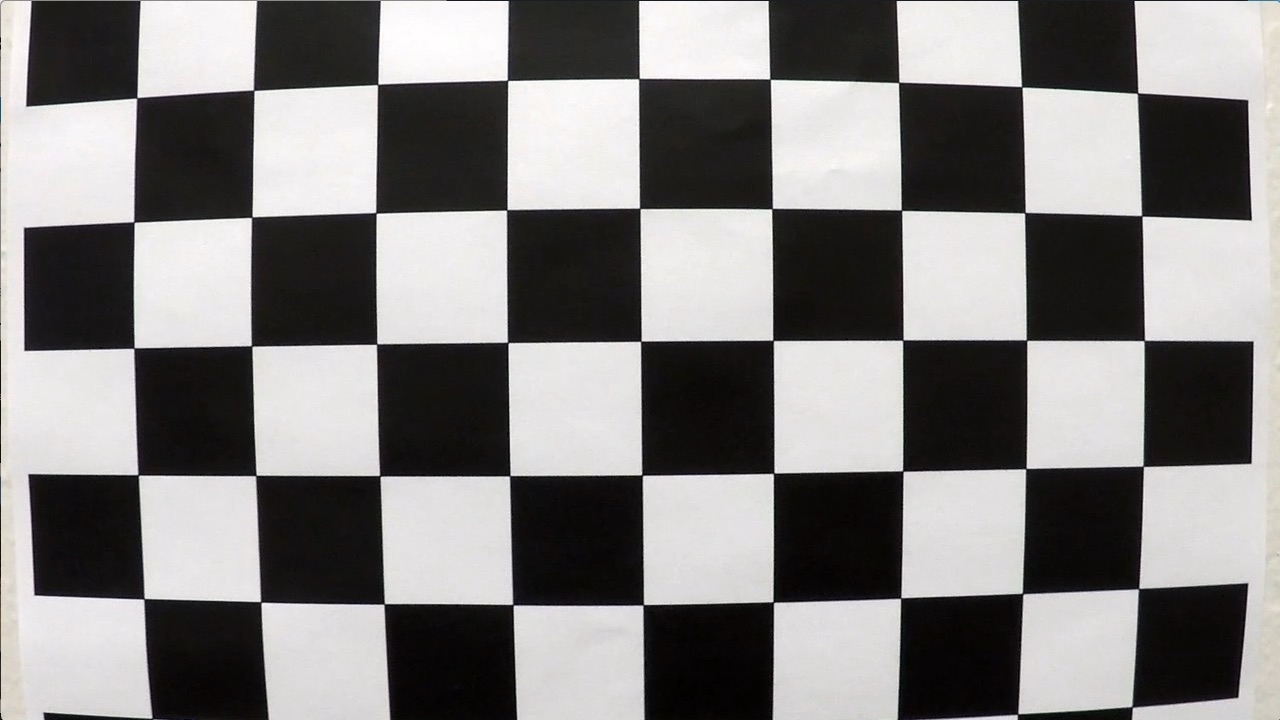
#> input picture camera_files/camera_cal/calibration1.jpg, 1280 x 720 px
$ python test_color_spaces.py camera_files/camera_cal/calibration1.jpg
#> lines starting #> are read from the running program, lines starting #| are printed output that depends on the picture
import sys
import numpy as np
import cv2
import matplotlib.pyplot as plt

img = cv2.cvtColor(cv2.imread(filename=sys.argv[1]), cv2.COLOR_BGR2RGB)
#img = cv2.resize(img, (640, 480))
img_yuv = cv2.cvtColor(img, cv2.COLOR_RGB2YUV)
#> img_yuv: shape (720, 1280, 3); mean of channels 0, 1, 2 128.9, 127.4, 129.2
img_yuv_inv = 255 - img_yuv
#> img_yuv_inv: shape (720, 1280, 3); mean of channels 0, 1, 2 126.1, 127.6, 125.8
img_ycrcb = cv2.cvtColor(img, cv2.COLOR_RGB2YCrCb)
#> img_ycrcb: shape (720, 1280, 3); mean of channels 0, 1, 2 128.9, 129, 127.4
img_hsv = cv2.cvtColor(img, cv2.COLOR_RGB2HSV)
#> img_hsv: shape (720, 1280, 3); mean H, S, V 82.1, 23, 130.3
img_hls = cv2.cvtColor(img, cv2.COLOR_RGB2HLS)
#> img_hls: shape (720, 1280, 3); mean of channels 0, 1, 2 82.1, 128.9, 22.5
img_lab = cv2.cvtColor(img, cv2.COLOR_RGB2LAB)
#> img_lab: shape (720, 1280, 3); mean of channels 0, 1, 2 129.2, 128.6, 128.6

image_list = [img, img_yuv, img_yuv_inv, img_ycrcb, img_hsv, img_hls, img_lab]
image_space = ['rgb', 'yuv', 'img_yuv_inv', 'ycrcb', 'hsv', 'hls', 'lab']

for i, (v, cs) in enumerate(zip(image_list, image_space)):
    for j in range(3):
        plt.subplot(len(image_space), 3, 3 * i + j + 1)
        plt.axis('off')
        plt.title('Color Space %s' % cs)
        plt.imshow(v[:, :, j % 3], cmap='gray')
#> this loop made 7 passes
#> cs on passes 1 to 7: 'rgb', 'yuv', 'img_yuv_inv', 'ycrcb', 'hsv', 'hls', 'lab'
plt.show()
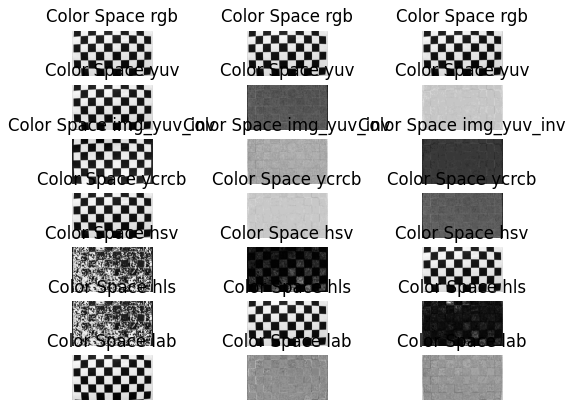
#> figure drawn by matplotlib, 21 panels
